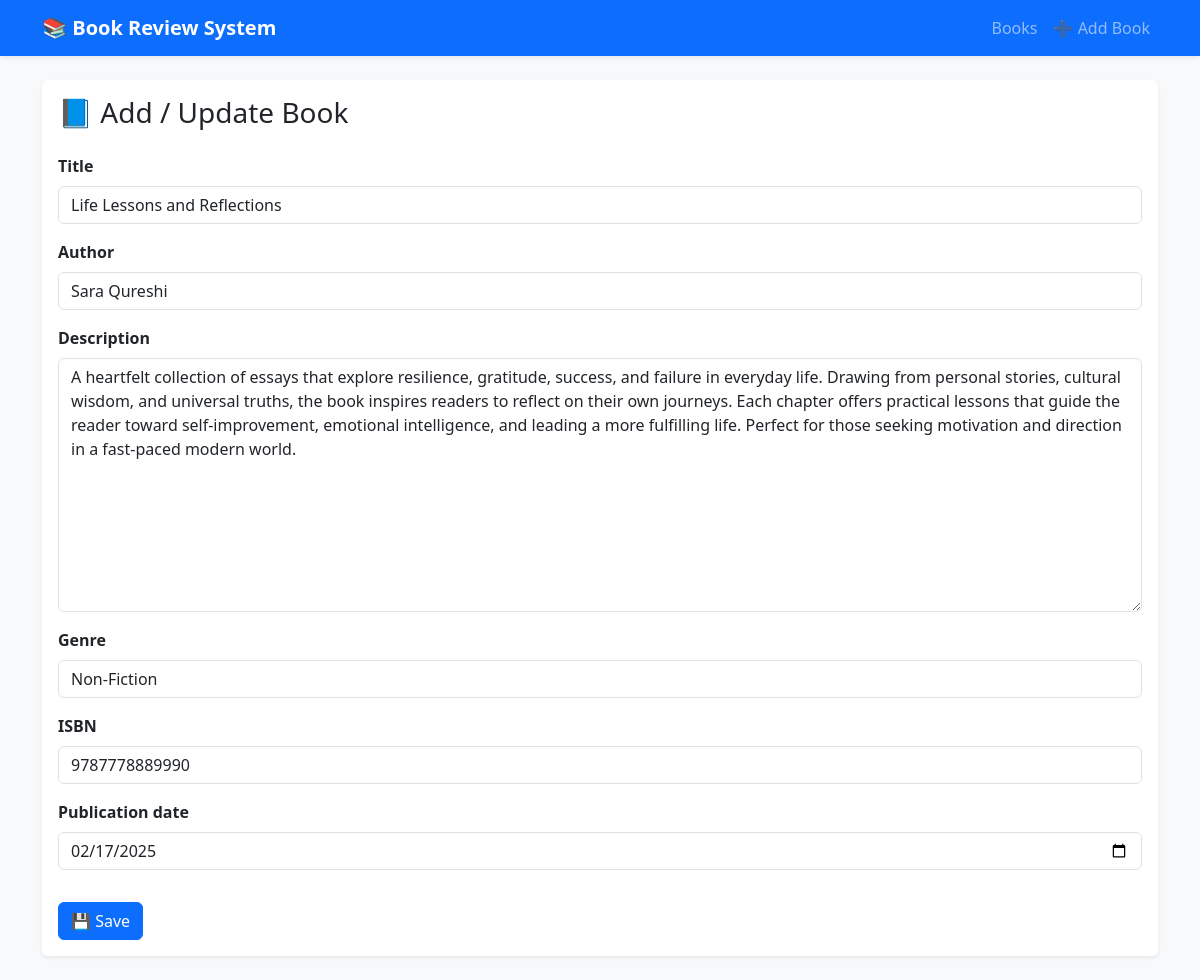
/book/8/edit, run on the app's committed database.
### book/models.py (models this page shows, shortened)
class Book(models.Model):
    GENRE_CHOICES = [
        ('fiction', 'Fiction'),
        ('non_fiction', 'Non-Fiction'),
        ('science', 'Science'),
        ('technology', 'Technology'),
        ('history', 'History'),
        ('other', 'Other'),
    ]
    title = models.CharField(max_length=200)
    author = models.CharField(max_length=200)
    description = models.TextField()
    genre = models.CharField(max_length=20,choices=GENRE_CHOICES)
    isbn = models.CharField('ISBN',max_length=13,unique=True)
    publication_date = models.DateField()
    average_rating = models.DecimalField(
        max_digits=3,
        decimal_places=2,
        validators=[MinLengthValidator(0),MaxLengthValidator(5)],
        default=0
    )
    created_at = models.DateTimeField(auto_now_add=True)
    updated_at = models.DateTimeField(auto_now=True)

### book/views.py (the view)
# urls.py: path('book/<int:pk>/edit',views.book_update,name='book_update'),
def book_update(request,pk):
    book = Book.objects.get(pk=pk)
    if request.method == 'POST':
        form = BookForm(request.POST,instance=book)
        if form.is_valid():
            form.save()
            messages.success(request, 'Book Updated Successfully')
            return redirect('book_update',pk = book.pk)
    else:
        form = BookForm(instance=book)
    return render(request, 'book/book_form.html',{'form':form})

### book/forms.py
class BookForm(forms.ModelForm):
    class Meta:
        model = Book
        fields = ['title','author','description','genre','isbn','publication_date']
        widgets = {
            'title': forms.TextInput(attrs={
                'class':'form-control',
                'placeholder':'Enter Book title'
            }),
            'author': forms.TextInput(attrs={
                'class' : 'form-control',
                'placeholder': 'Enter Author Name'
            }),
            'description': forms.Textarea(attrs={
                'class':'form-control',
                'row': 4,
                'placeholder' : 'Enter Book Description'
            }),
            'genre': forms.Select(attrs={
                'class':'form-control',
            }),
            'isbn':forms.TextInput(attrs={
                'class':'form-control',
                'placeholder' : 'Enter ICBN'
            }),
            'publication_date':forms.DateInput(attrs={
                'class':'form-control',
                'type':'date'
            })
        }

### book/templates/book/book_form.html (shortened to what this page needs)
{% extends "book/base.html" %}
{% block content %}
<div class="card shadow-sm border-0">
  <div class="card-body">
    <h3 class="mb-4">📘 Add / Update Book</h3>
    <form method="POST" enctype="multipart/form-data" novalidate>
      {% for field in form %}
          <div class="mb-3">
            <label for="{{ field.id_for_label }}" class="form-label fw-bold">{{ field.label }}</label>
            {{ field }}
          </div>
      {% endfor %}
      <button type="submit" class="btn btn-primary mt-3">💾 Save</button>
    </form>
  </div>
</div>
{% endblock content %}

### data on the page
Book: form "Life Lessons and Reflections" "Sara Qureshi" "A heartfelt collection of essays that explore resilience, gratitude, success, and failure in everyday life. Drawing from personal stories, cultural wisdom, and universal truths, the book inspires readers to reflect on their own journeys. Each chapter offers practical lessons that guide the reader toward self-improvement, emotional intelligence, and leading a more fulfilling life. Perfect for those seeking motivation and direction in a fast-paced modern world." "Non-Fiction" "9787778889990" "02/17/2025"

### other printed values
{{ field.label }} "Title" "Author" "Description" "Genre" "ISBN" "Publication date"
